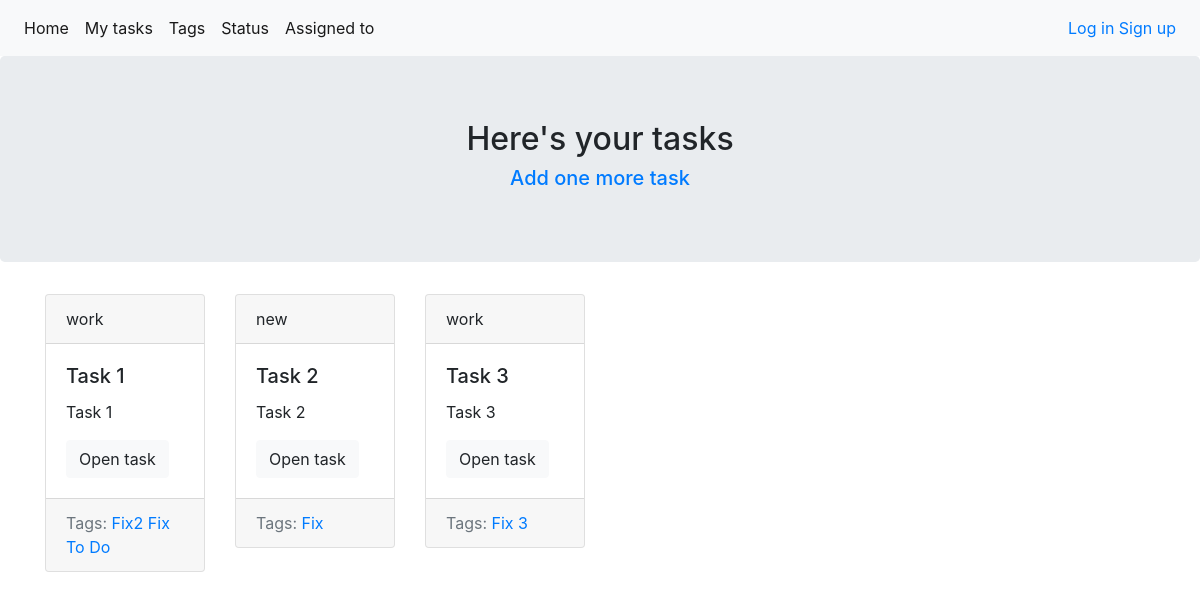
/tasks/, run on the app's committed database.
### tasks/models.py (models this page shows, shortened)
class Task(models.Model):
    name = models.CharField(max_length=200)
    description = models.TextField(blank=True)
    status = models.ForeignKey(
        TaskStatus,
        default=get_default_status,
        on_delete=models.CASCADE
    )
    creator = models.ForeignKey(
        User,
        on_delete=models.SET_NULL,
        null=True,
        blank=True,
        related_name='creator'
    )
    assigned_to = models.ForeignKey(
        User,
        on_delete=models.SET_NULL,
        null=True,
        blank=True,
        related_name='assigned_to'
    )
    tags = models.ManyToManyField('Tag', blank=True, related_name='tasks')
    def get_absolute_url(self):
        return reverse('tasks:task_detail_url', kwargs={'pk': self.id})

class TaskStatus(models.Model):
    NEW = 'new'
    WORK = 'work'
    TEST = 'test'
    DONE = 'done'
    STATUS_OPTIONS = [
        (NEW, 'New'),
        (WORK, 'In work'),
        (TEST, 'Testing'),
        (DONE, 'Done'),
    ]
    name = models.CharField(
        max_length=4,
        choices=STATUS_OPTIONS,
        unique=True,
        default=NEW,
    )
    def __str__(self):
        return self.name

class Tag(models.Model):
    title = models.CharField(max_length=50, unique=True)
    def get_absolute_url(self):
        return reverse('tasks:tag_detail_url', kwargs={'pk': self.id})

### tasks/views.py (the view)
# urls.py: path('', views.TasksList.as_view(), name='tasks_list_url'),
class TasksList(generic.ListView):
    template_name = 'tasks/tasks_list.html'
    context_object_name = 'tasks_list'
    def get_queryset(self):
        return Task.objects.all()

### tasks/templates/tasks/tasks_list.html (shortened to what this page needs)
{% extends "tasks/base_tasks.html" %}
{% block heading %}
<h2>Here's your tasks</h2>
<h5><a href="{% url 'tasks:task_create_url' %}">Add one more task</a></h5>
{% endblock %}
{% block content %}
{% if tasks_list %}
<div class="container">
    <div class="row">
        {% for task in tasks_list %}
        {% include 'tasks/includes/task_card_template.html' %}
        {% endfor %}
    </div>
</div>
{% else %}
<p>No tasks are available.</p>
{% endif %}
{% endblock %}

### tasks/templates/tasks/includes/task_card_template.html
<div class="col-sm-2">
    <div class="card mb-3">
        <div class="card-header">
            {{ task.status }}
        </div>
        <div class="card-body">
            <h5 class="card-title">{{ task.name }}</h5>
            <p class="card-text">{{ task.description|truncatewords:10 }}</p>
            <a href="{{ task.get_absolute_url }}" class="btn btn-light">Open task</a>
        </div>
        <div class="card-footer text-muted">
            Tags:
            {% for tag in task.tags.all %}
            <a href="{{ tag.get_absolute_url }}">{{ tag.title }}</a>
            {% endfor %}
        </div>
    </div>
</div>

### data on the page
Task: status "work", name "Task 1", description "Task 1"
Tag: title "Fix2"
Tag: title "Fix"
Tag: title "To Do"
Task: status "new", name "Task 2", description "Task 2"
Task: status "work", name "Task 3", description "Task 3"
Tag: title "Fix 3"
